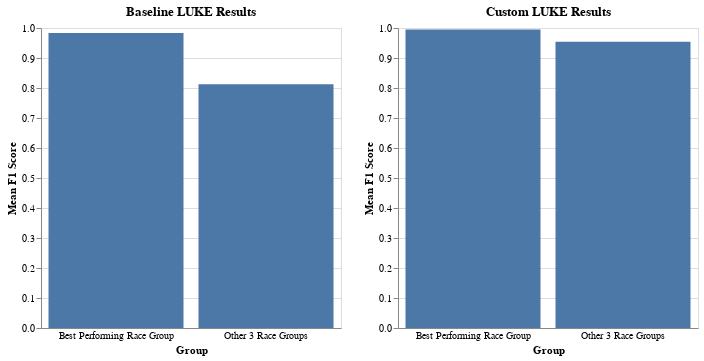

Notebook source saved alongside this figure:
### Code cell
plot_breakdown(baseline_results, "Baseline LUKE Results") | plot_breakdown(custom_results, "Custom LUKE Results")

### Figure 1 — Vega-Lite specification as saved in the notebook (floating-point values rounded to 4 significant figures)
{"config": {"view": {"continuousWidth": 400, "continuousHeight": 300}}, "hconcat": [{"data": {"name": "data-c1c73d8bb7fb2a5bb9009e6deee65758"}, "mark": "bar", "encoding": {"x": {"type": "ordinal", "axis": {"labelAngle": 0, "ticks": false}, "field": "Group", "sort": {"encoding": "y", "order": "descending"}}, "y": {"type": "quantitative", "axis": {"labelAngle": 0}, "field": "Mean F1 Score"}}, "height": 300, "title": "Baseline LUKE Results", "width": 300}, {"data": {"name": "data-dcede5546ccfbe049acc685ac0edaf28"}, "mark": "bar", "encoding": {"x": {"type": "ordinal", "axis": {"labelAngle": 0, "ticks": false}, "field": "Group", "sort": {"encoding": "y", "order": "descending"}}, "y": {"type": "quantitative", "axis": {"labelAngle": 0}, "field": "Mean F1 Score"}}, "height": 300, "title": "Custom LUKE Results", "width": 300}], "$schema": "https://vega.github.io/schema/vega-lite/v4.8.1.json", "datasets": {"data-c1c73d8bb7fb2a5bb9009e6deee65758": [{"Group": "Best Performing Race Group", "F1 Score": null, "Mean F1 Score": 0.9836}, {"Group": "Other 3 Race Groups", "F1 Score": null, "Mean F1 Score": 0.8127}], "data-dcede5546ccfbe049acc685ac0edaf28": [{"Group": "Best Performing Race Group", "F1 Score": null, "Mean F1 Score": 0.9954}, {"Group": "Other 3 Race Groups", "F1 Score": null, "Mean F1 Score": 0.9543}]}}
